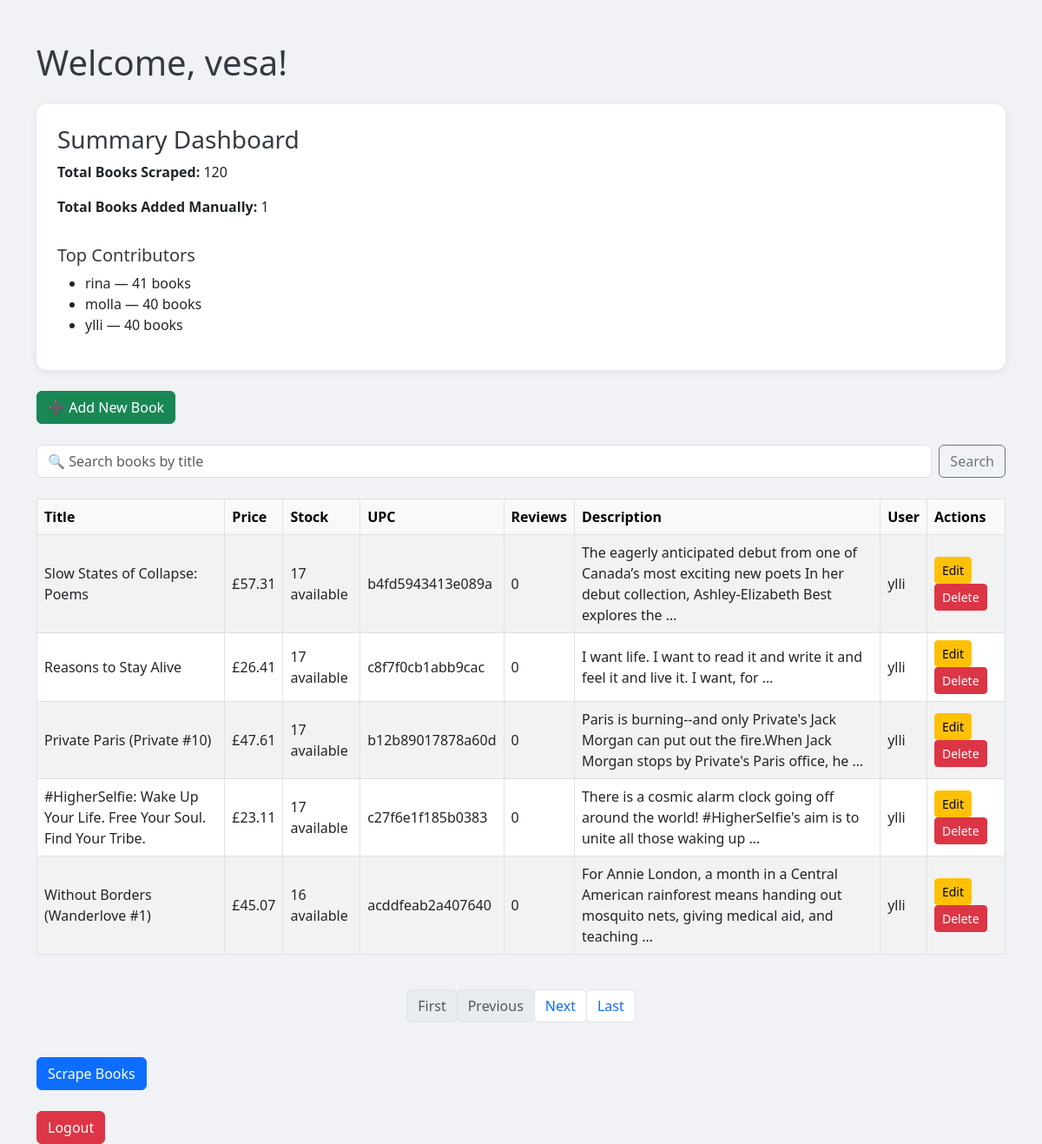
The app's page / (signed in) with its own data.
### books/models.py (models this page shows, shortened)
class Book(models.Model):
    user = models.ForeignKey(User, on_delete=models.CASCADE)
    title = models.CharField(max_length=255)
    price = models.CharField(max_length=100)
    stock = models.CharField(max_length=100)
    description = models.TextField()
    upc = models.CharField(max_length=100)
    num_reviews = models.IntegerField(default=0)
    created_manually = models.BooleanField(default=False)  # to track if added manually or scraped

### books/views.py (the view)
# urls.py: path('', views.home, name='home'),
@login_required
def home(request):
    search_term = request.GET.get('search', '')
    if request.user.is_superuser:
        books_list = Book.objects.filter(
            models.Q(title__icontains=search_term) |
            models.Q(user__username__icontains=search_term)
        ).order_by('id')
    else:
        books_list = Book.objects.filter(
            user=request.user,
            title__icontains=search_term
        ).order_by('id')
    paginator = Paginator(books_list, 5)
    page_number = request.GET.get('page', 1)
    try:
        page_number = int(page_number)
        if page_number < 1:
            page_number = 1
    except ValueError:
        page_number = 1
    if page_number > paginator.num_pages:
        page_number = paginator.num_pages
    try:
        page_obj = paginator.page(page_number)
    except EmptyPage:
        page_obj = paginator.page(paginator.num_pages)
    if request.user.is_superuser:
        total_scraped = Book.objects.filter(created_manually=False).count()
        total_manual = Book.objects.filter(created_manually=True).count()
        top_contributors = (
            Book.objects.values('user__username')
            .annotate(total=Count('id'))
            .order_by('-total')[:5]
        )
    else:
        total_scraped = Book.objects.filter(user=request.user, created_manually=False).count()
        total_manual = Book.objects.filter(user=request.user, created_manually=True).count()
        top_contributors = []
    context = {
        'page_obj': page_obj,
        'total_scraped': total_scraped,
        'total_manual': total_manual,
        'top_contributors': top_contributors,
    }
    return render(request, 'books/home.html', context)

### books/templates/books/home.html (shortened to what this page needs)
<!DOCTYPE html>
<html lang="en">
<head>
    <link href="https://cdn.jsdelivr.net/npm/bootstrap@5.3.0/dist/css/bootstrap.min.css" rel="stylesheet">
</head>
<body>
<div class="container mt-5">
    <h1 class="mb-4">Welcome, {{ request.user.username }}!</h1>
    <div class="card p-4 mb-4">
        <h3>Summary Dashboard</h3>
        <p><strong>Total Books Scraped:</strong> {{ total_scraped }}</p>
        <p><strong>Total Books Added Manually:</strong> {{ total_manual }}</p>
        {% if request.user.is_superuser %}
        <h5 class="mt-3">Top Contributors</h5>
        <ul>
            {% for contributor in top_contributors %}
                <li>{{ contributor.user__username }} — {{ contributor.total }} books</li>
            {% endfor %}
        </ul>
        {% endif %}
    </div>
    <a href="{% url 'add_book' %}" class="btn btn-success mb-4">➕ Add New Book</a>
    <form method="get" action="" class="d-flex mb-4">
        <input type="text" name="search" id="search_input" class="form-control me-2" placeholder="🔍 Search books by title" value="{{ request.GET.search }}">
        <button type="submit" class="btn btn-outline-secondary">Search</button>
    </form>
    <div class="table-responsive">
        <table class="table table-striped table-bordered align-middle">
            <thead class="table-light">
                <tr>
                    <th>Title</th>
                    <th>Price</th>
                    <th>Stock</th>
                    <th>UPC</th>
                    <th>Reviews</th>
                    <th>Description</th>
                    {% if request.user.is_superuser %}
                    <th>User</th>
                    {% endif %}
                    <th>Actions</th>
                </tr>
            </thead>
            <tbody>
                {% for book in page_obj %}
                <tr>
                    <td>{{ book.title }}</td>
                    <td>{{ book.price }}</td>
                    <td>{{ book.stock }}</td>
                    <td>{{ book.upc }}</td>
                    <td>{{ book.num_reviews }}</td>
                    <td>{{ book.description|truncatewords:20 }}</td>
                    {% if request.user.is_superuser %}
                    <td>{{ book.user.username }}</td>
                    {% endif %}
                    <td>
                        <a href="{% url 'edit_book' book.id %}" class="btn btn-sm btn-warning me-1">Edit</a>
                        <a href="{% url 'delete_book' book.id %}" class="btn btn-sm btn-danger">Delete</a>
                    </td>
                </tr>
                {% endfor %}
            </tbody>
        </table>
    </div>
    <nav class="mt-4" aria-label="Page navigation">
        <ul class="pagination justify-content-center">
            <li class="page-item {% if not page_obj.has_previous %}disabled{% endif %}">
                {% if page_obj.has_previous %}
                <a class="page-link" href="?page=1{% if request.GET.search %}&search={{ request.GET.search }}{% endif %}">First</a>
                {% else %}
                <span class="page-link">First</span>
                {% endif %}
            </li>
            <li class="page-item {% if not page_obj.has_previous %}disabled{% endif %}">
                {% if page_obj.has_previous %}
                <a class="page-link" href="?page={{ page_obj.previous_page_number }}{% if request.GET.search %}&search={{ request.GET.search }}{% endif %}">Previous</a>
                {% else %}
                <span class="page-link">Previous</span>
                {% endif %}
            </li>
            <li class="page-item {% if not page_obj.has_next %}disabled{% endif %}">
                {% if page_obj.has_next %}
                <a class="page-link" href="?page={{ page_obj.next_page_number }}{% if request.GET.search %}&search={{ request.GET.search }}{% endif %}">Next</a>
                {% else %}
                <span class="page-link">Next</span>
                {% endif %}
            </li>
            <li class="page-item {% if not page_obj.has_next %}disabled{% endif %}">
                {% if page_obj.has_next %}
                <a class="page-link" href="?page={{ page_obj.paginator.num_pages }}{% if request.GET.search %}&search={{ request.GET.search }}{% endif %}">Last</a>
                {% else %}
                <span class="page-link">Last</span>
                {% endif %}
            </li>
        </ul>
    </nav>
    <form method="post" action="{% url 'scrape_books' %}">
        <button type="submit" class="btn btn-primary mt-4">Scrape Books</button>
    </form>
    <div class="mt-4">
        <a href="{% url 'logout' %}" class="btn btn-danger">Logout</a>
    </div>
</div>
</body>
</html>

### books/templates/books/home.html (style rules this page uses)
body { background-color: #f0f2f5; }
h1, h3, h5 { color: #343a40; }
.card { border: none; border-radius: 0.75rem; box-shadow: 0 0.125rem 0.5rem rgba(0,0,0,0.08); background-color: #ffffff; }
.btn-success, .btn-primary, .btn-danger, .btn-warning, .btn-outline-secondary { transition: all 0.2s ease; }
.table th, .table td { vertical-align: middle; }
.pagination .page-link { border-radius: 0.375rem; }

### records on screen
Book: title "Slow States of Collapse: Poems", price "£57.31", stock "17 available", upc "b4fd5943413e089a", num_reviews "0", description "The eagerly anticipated debut from one of Canada’s most exciting new poets In her debut collection, Ashley-Elizabeth Best explores the …", user.username "ylli"
Book: title "Reasons to Stay Alive", price "£26.41", stock "17 available", upc "c8f7f0cb1abb9cac", num_reviews "0", description "I want life. I want to read it and write it and feel it and live it. I want, for …", user.username "ylli"
Book: title "Private Paris (Private #10)", price "£47.61", stock "17 available", upc "b12b89017878a60d", num_reviews "0", description "Paris is burning--and only Private's Jack Morgan can put out the fire.When Jack Morgan stops by Private's Paris office, he …", user.username "ylli"
Book: title "#HigherSelfie: Wake Up Your Life. Free Your Soul. Find Your Tribe.", price "£23.11", stock "17 available", upc "c27f6e1f185b0383", num_reviews "0", description "There is a cosmic alarm clock going off around the world! #HigherSelfie's aim is to unite all those waking up …", user.username "ylli"
Book: title "Without Borders (Wanderlove #1)", price "£45.07", stock "16 available", upc "acddfeab2a407640", num_reviews "0", description "For Annie London, a month in a Central American rainforest means handing out mosquito nets, giving medical aid, and teaching …", user.username "ylli"

### other values on screen
{{ request.user.username }} "vesa"
{{ total_scraped }} "120"
{{ total_manual }} "1"
{{ contributor.user__username }} "rina" "molla" "ylli"
{{ contributor.total }} "41" "40" "40"
